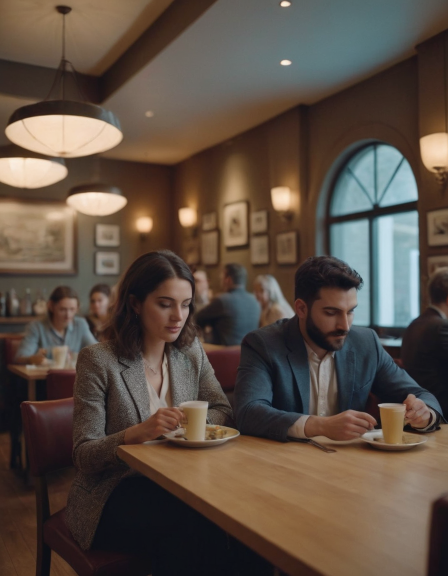
#> input picture data/images/2024-10-01_09-07-05_4049.png, 896 x 1152 px (shown at 1/2 size)
$ python -i frame_utils.py   (imports and definitions only)
#> lines starting #> are read from the running program, lines starting #| are printed output that depends on the picture
#> further down, picture is the input picture: shape (1152, 896, 3); mean B, G, R 67.8, 78.2, 91.8
import cv2
import numpy as np

def correct_illumination(frame, enable_denoise=True, clahe_clip=2.0, clahe_tile_size=8):
    """
    Corectează iluminarea imaginii pentru detecție AI robustă în condiții variabile de lumină.
    Aplicații: YOLO, analiză vizuală, supraveghere inteligentă.
    Include: CLAHE, gamma adaptiv, normalizare tonuri, denoising inteligent.

    :param frame: imaginea de intrare (BGR)
    :param enable_denoise: aplică denoising doar în condiții critice
    :param clahe_clip: valoare pentru limitarea contrastului în CLAHE
    :param clahe_tile_size: dimensiunea pătrată a fiecărui tile (X și Y egale)
    :return: imaginea preprocesată
    """
#> called with enable_denoise = True, clahe_clip = 2, clahe_tile_size = 8
    # Validare sigură pentru tile size
    if not isinstance(clahe_tile_size, int) or clahe_tile_size < 1:
        clahe_tile_size = 8

    # Conversie în LAB pentru analiză precisă a luminozității
    lab = cv2.cvtColor(frame, cv2.COLOR_BGR2LAB)
#> lab: shape (1152, 896, 3); mean of channels 0, 1, 2 85.6, 132.7, 136.5
    l, a, b = cv2.split(lab)
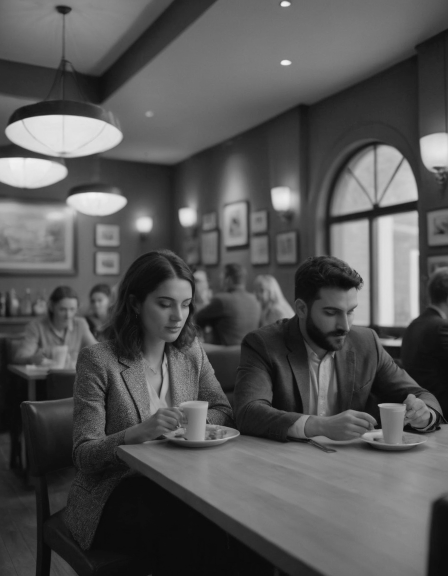
#> l: shape (1152, 896) (shown at 1/2 size); min 7, max 244, mean 85.6
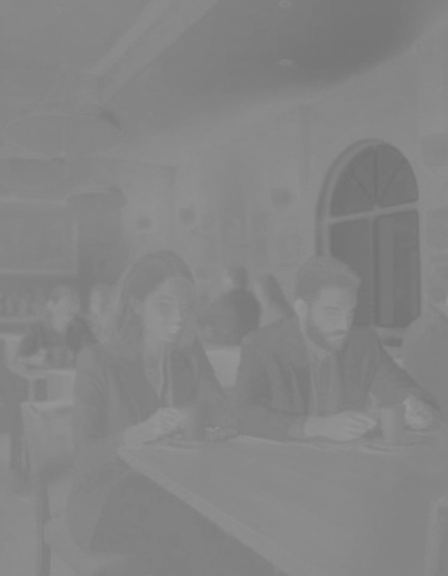
#> a: shape (1152, 896) (shown at 1/2 size); min 113, max 152, mean 132.7

    # Analiză luminozitate și contrast
    l_mean, l_std = np.mean(l), np.std(l)
#> l_mean = 85.63; l_std = 51.38

    # CLAHE - corecție locală a contrastului
    clahe = cv2.createCLAHE(clipLimit=clahe_clip, tileGridSize=(clahe_tile_size, clahe_tile_size))
    l_clahe = clahe.apply(l)
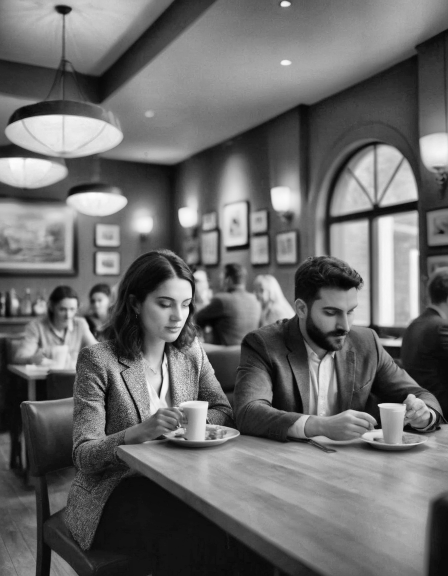
#> l_clahe: shape (1152, 896) (shown at 1/2 size); min 2, max 252, mean 107.2

    # Îmbinare cu componentele originale de culoare
    lab_clahe = cv2.merge((l_clahe, a, b))
#> lab_clahe: shape (1152, 896, 3); mean of channels 0, 1, 2 107.2, 132.7, 136.5
    frame_clahe = cv2.cvtColor(lab_clahe, cv2.COLOR_LAB2BGR)
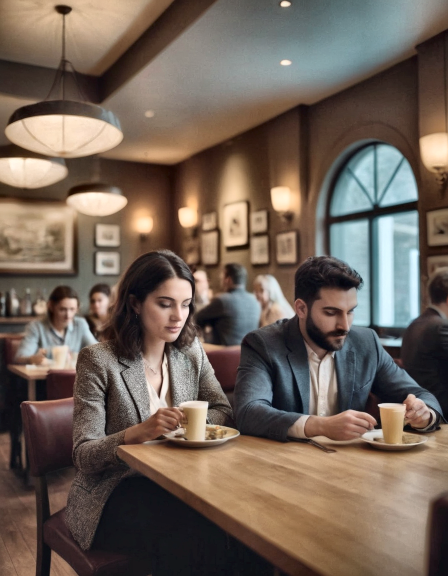
#> frame_clahe: shape (1152, 896, 3) (shown at 1/2 size); mean B, G, R 88.2, 99.2, 113.7

    # Gamma adaptiv - optimizare pentru interval larg de iluminare
    gamma = np.interp(l_mean, [30, 80, 180, 240], [2.2, 1.6, 1.0, 0.8])
#> gamma = 1.57
    inv_gamma = 1.0 / gamma
#> inv_gamma = 0.638
    gamma_table = np.array([(i / 255.0) ** inv_gamma * 255 for i in np.arange(256)]).astype("uint8")
#> gamma_table = 256 values from 0 to 255
    frame_gamma = cv2.LUT(frame_clahe, gamma_table)
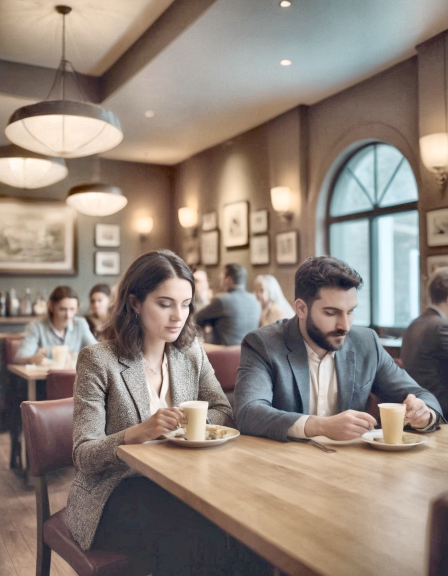
#> frame_gamma: shape (1152, 896, 3) (shown at 1/2 size); mean B, G, R 122.6, 132.4, 145.7

    # Normalizare tonuri - opțională pentru stabilizare culoare
    frame_norm = cv2.normalize(frame_gamma, None, alpha=0, beta=255, norm_type=cv2.NORM_MINMAX)

    # Reducere zgomot (aplicată doar în condiții de lumină critică)
    if enable_denoise and (l_mean < 50 or l_mean > 200 or l_std < 10):
        frame_norm = cv2.fastNlMeansDenoisingColored(frame_norm, None, 10, 10, 7, 21)

    return frame_norm

# Adăugăm o funcție pentru redimensionarea cadrului la dimensiuni compatibile YOLO
def resize_frame_for_yolo(frame):
    """Redimensionează imaginea/cadrul la o dimensiune divizibilă cu 32."""
    h, w = frame.shape[:2]
    new_w = (w // 32) * 32
    new_h = (h // 32) * 32
    return cv2.resize(frame, (new_w, new_h))

>>> import cv2
>>> picture = cv2.imread('../../data/images/2024-10-01_09-07-05_4049.png')
>>> result = correct_illumination(picture)

$ run again, on data/images/2024-10-01_09-07-35_1191.png
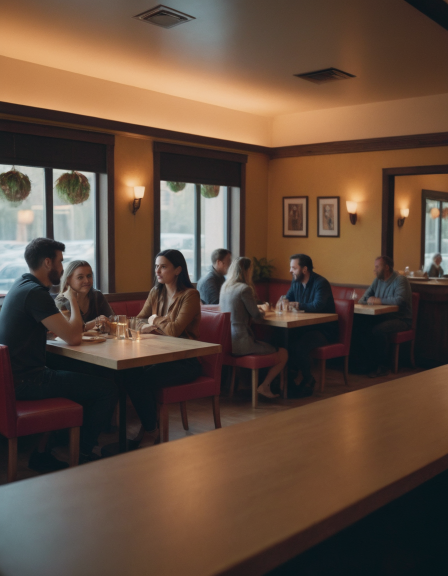
#> input picture data/images/2024-10-01_09-07-35_1191.png, 896 x 1152 px (shown at 1/2 size)
#> picture is the input picture: shape (1152, 896, 3); mean B, G, R 61.1, 75.9, 97.6
#> lab: shape (1152, 896, 3); mean of channels 0, 1, 2 85.1, 135.5, 140.1
#> in correct_illumination, `l, a, b = cv2.split(lab)`:
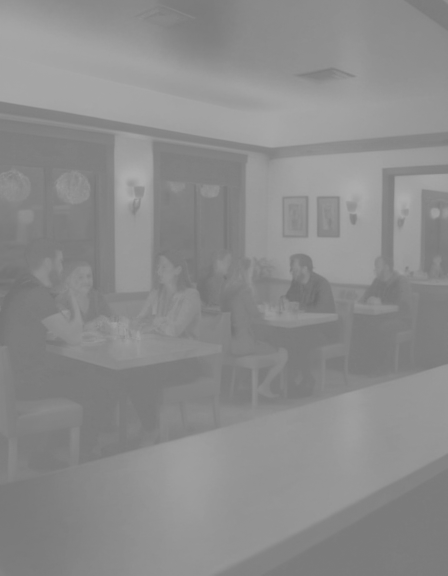
#> b: shape (1152, 896) (shown at 1/2 size); min 107, max 174, mean 140.1
#> l_mean = 85.1; l_std = 53.66
#> lab_clahe: shape (1152, 896, 3); mean of channels 0, 1, 2 99.3, 135.5, 140.1
#> gamma = 1.57
#> inv_gamma = 0.637
#> gamma_table = 256 values from 0 to 255
#> in correct_illumination, `frame_gamma = cv2.LUT(frame_clahe, gamma_table)`:
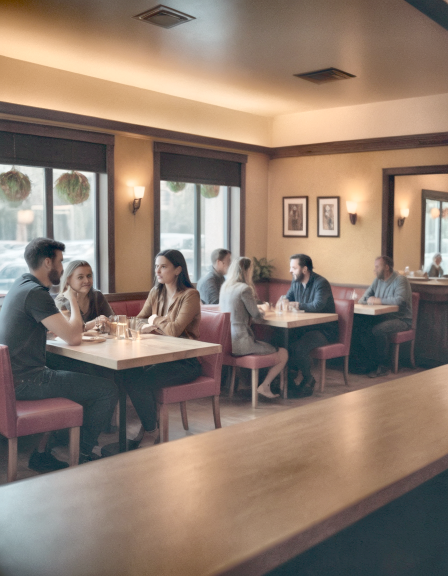
#> frame_gamma: shape (1152, 896, 3) (shown at 1/2 size); mean B, G, R 110.5, 124.2, 142.8

$ run again, on data/images/2024-10-01_09-08-05_8163.png
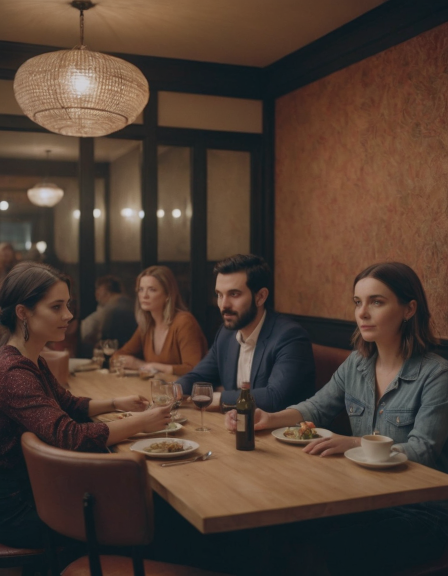
#> input picture data/images/2024-10-01_09-08-05_8163.png, 896 x 1152 px (shown at 1/2 size)
#> picture is the input picture: shape (1152, 896, 3); mean B, G, R 50.8, 61.8, 79.6
#> lab: shape (1152, 896, 3); mean of channels 0, 1, 2 69.6, 134.3, 137.5
#> in correct_illumination, `l, a, b = cv2.split(lab)`:
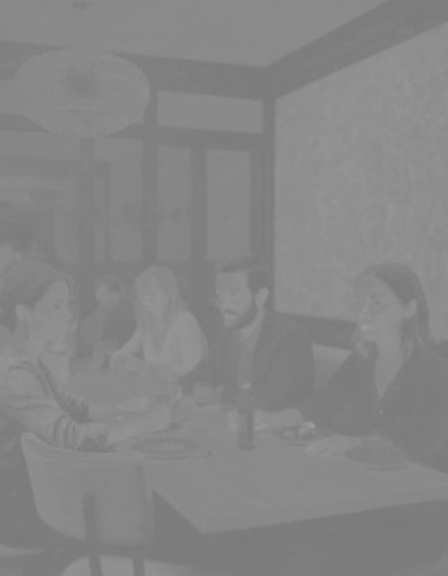
#> a: shape (1152, 896) (shown at 1/2 size); min 120, max 158, mean 134.3
#> l_mean = 69.63; l_std = 38.41
#> lab_clahe: shape (1152, 896, 3); mean of channels 0, 1, 2 91.6, 134.3, 137.5
#> gamma = 1.72
#> inv_gamma = 0.58
#> gamma_table = 256 values from 0 to 255
#> in correct_illumination, `frame_gamma = cv2.LUT(frame_clahe, gamma_table)`:
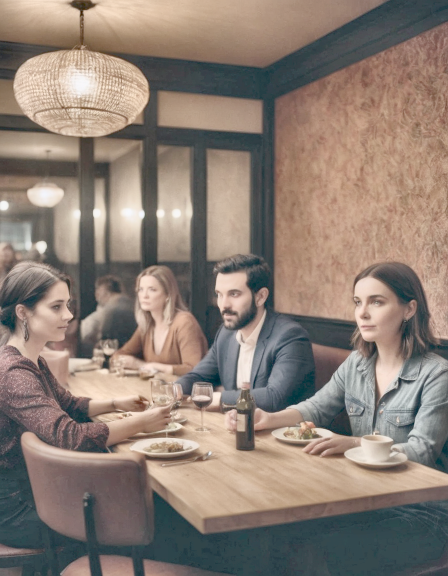
#> frame_gamma: shape (1152, 896, 3) (shown at 1/2 size); mean B, G, R 116.5, 126.4, 140.3

$ run again, on data/images/2024-10-01_09-08-37_5004.png
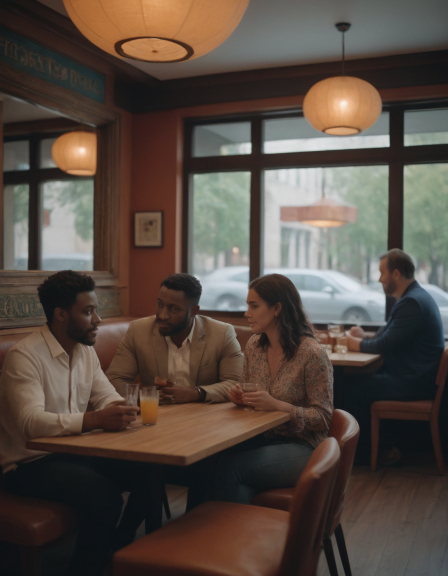
#> input picture data/images/2024-10-01_09-08-37_5004.png, 896 x 1152 px (shown at 1/2 size)
#> picture is the input picture: shape (1152, 896, 3); mean B, G, R 66.1, 74.4, 86.2
#> lab: shape (1152, 896, 3); mean of channels 0, 1, 2 80.6, 132.1, 135
#> in correct_illumination, `l, a, b = cv2.split(lab)`:
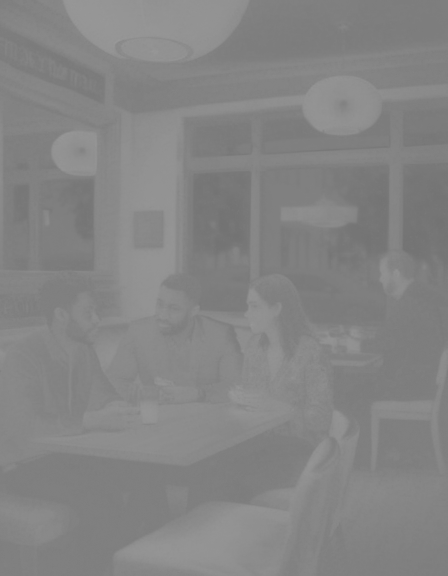
#> a: shape (1152, 896) (shown at 1/2 size); min 113, max 154, mean 132.1
#> l_mean = 80.65; l_std = 56.29
#> lab_clahe: shape (1152, 896, 3); mean of channels 0, 1, 2 98.4, 132.1, 135
#> gamma = 1.6
#> inv_gamma = 0.627
#> gamma_table = 256 values from 0 to 255
#> in correct_illumination, `frame_gamma = cv2.LUT(frame_clahe, gamma_table)`:
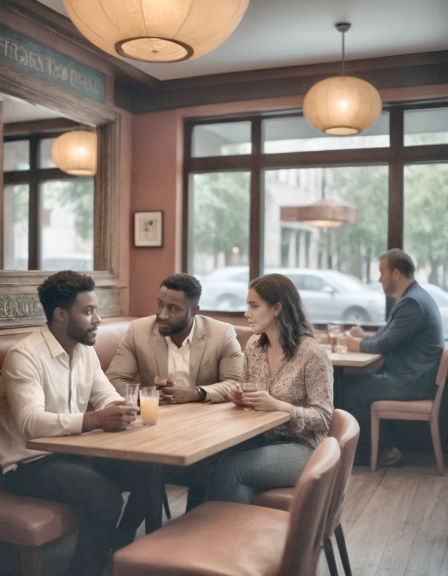
#> frame_gamma: shape (1152, 896, 3) (shown at 1/2 size); mean B, G, R 118.3, 126.2, 137.3
